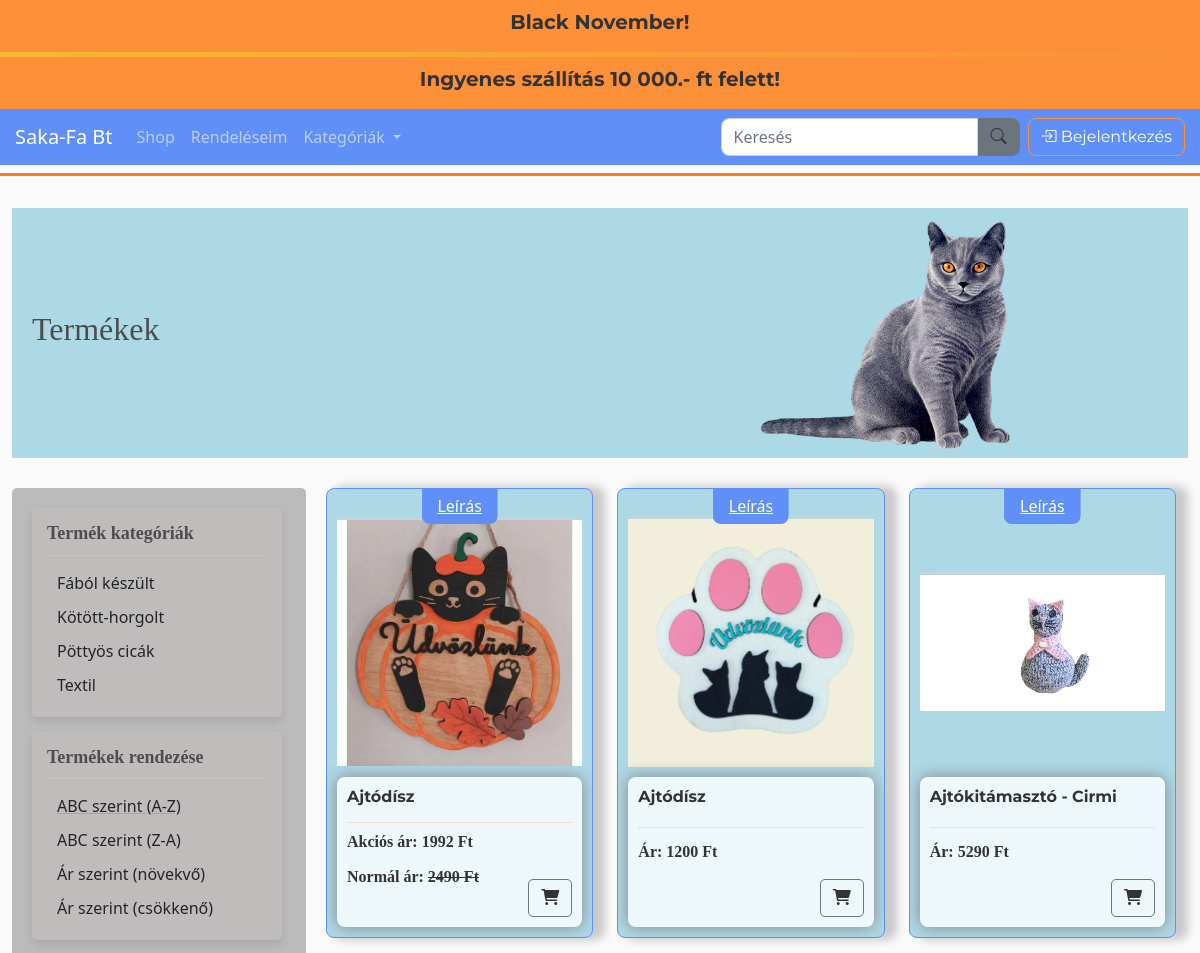
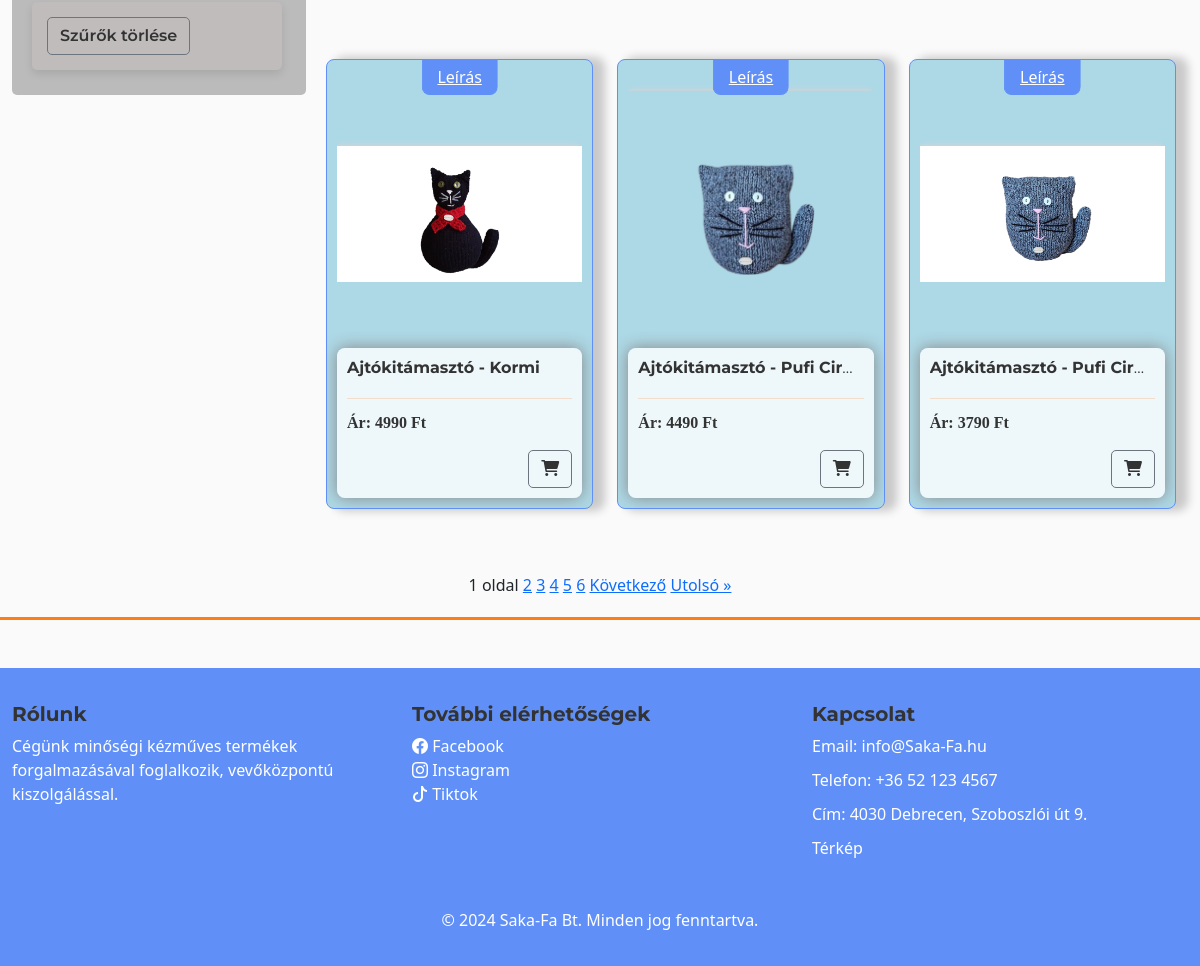
/store/, run on the app's committed database (2 pictures, top to bottom).
### store/models.py (models this page shows, shortened)
class TopBarText(models.Model):
    title = models.CharField(max_length=100, verbose_name="Cím")
    content = models.TextField(verbose_name="Szöveg")
    updated_at = models.DateTimeField(auto_now=True, verbose_name="Utolsó frissítés")
    class Meta:
        verbose_name = "Top Bar szöveg"
        verbose_name_plural = "Top Bar szövegek"

class Product(models.Model):
    CATEGORY_CHOICES = [
        ('option1', 'FÁBÓL KÉSZÜLT'),
        ('option2', 'KÖTÖTT-HORGOLT'),
        ('option3', 'PÖTTYÖSCICA'),
        ('option4', 'TEXTIL'),
    ]
    name = models.CharField(max_length=200)
    price = models.FloatField()
    discount_percentage = models.FloatField(default=0)  # Kedvezmény százalék mező
    image = models.ImageField(null=True, blank=True)
    description = models.TextField(blank=True)
    category = models.CharField(max_length=10, choices=CATEGORY_CHOICES, default='option1')
    class Meta:
        verbose_name = "Termék"
        verbose_name_plural = "Termékek"
    @property
    def imageURL(self):
        try:
            url = self.image.url
        except:
            url = ''
        return url
    @property
    def discounted_price(self):
        if self.discount_percentage > 0:
            discount_amount = (self.discount_percentage / 100) * self.price
            return round(self.price - discount_amount, 2)
        return self.price

### store/views.py (the view)
# urls.py: path('', include('store.urls')),
def store(request):
    cart_data = cartData(request)  # Kosár adatok lekérdezése
    cartItems = cart_data['cartItems']
    items = cart_data['items']
    cart_total = cart_data['cart_total']  # Kosár végösszegének lekérése
    sort_by = request.GET.get('sort_by', 'name')  # Alapértelmezett rendezés név szerint
    order = request.GET.get('order', 'asc')  # Alapértelmezett sorrend növekvő
    filter_categories = request.GET.getlist('filter_category', [])  # Több kategória támogatása
    products = Product.objects.all()
    if filter_categories:
        products = products.filter(category__in=filter_categories)
    if sort_by and order:
        if order == 'asc':
            products = products.order_by(sort_by)
        else:
            products = products.order_by(f'-{sort_by}')
    paginator = Paginator(products, 6)  # 6 termék oldalanként
    page_number = request.GET.get('page')
    products_page = paginator.get_page(page_number)
    context = {
        'products': products_page,
        'cartItems': cartItems,
        'items': items,
        'selected_categories': filter_categories,
        'sort_by': sort_by,
        'order': order,
        'cart_total': cart_total,  # Kosár végösszegének hozzáadása
    }
    return render(request, 'store/store.html', context)

### store/context_processors.py (called while the page is built)
def topbar_texts(request):
    return {
        'topbar_texts': TopBarText.objects.all()
    }

### store/templatetags/markdown_extras.py (called while the page is built)
@register.filter()
@stringfilter
def markdown(value):
    return md.markdown(value, extensions=['markdown.extensions.fenced_code'])

### store/templates/store/store.html (shortened to what this page needs)
{% extends "store/main.html" %}
{% load static %}
{% load markdown_extras %}
{% block content %}
<div class="title-banner">
    <div class="title-text-section">
        <h2>Termékek</h2>
    </div>
    <div class="image-section">
        <img src="{% static 'images/hamvas.png' %}" style="width:100%">
    </div>
</div>
<div class="container">
    <div class="row">
        <div class="left-column col-12 col-md-3">
            <div class="store-container">
                <form method="get" action=".">
                    <div class="sidebar-menu">
                        <h3>Termék kategóriák</h3>
                        <hr>
                        <ul class="custom-list">
                            <li onclick="toggleCategory(this, 'option1');" class="{% if 'option1' in selected_categories %}selected{% endif %}">
                                Fából készült
                            </li>
                            <li onclick="toggleCategory(this, 'option2');" class="{% if 'option2' in selected_categories %}selected{% endif %}">
                                Kötött-horgolt
                            </li>
                            <li onclick="toggleCategory(this, 'option3');" class="{% if 'option3' in selected_categories %}selected{% endif %}">
                                Pöttyös cicák
                            </li>
                            <li onclick="toggleCategory(this, 'option4');" class="{% if 'option4' in selected_categories %}selected{% endif %}">
                                Textil
                            </li>
                        </ul>
                    </div>
                    <div class="sidebar-menu">
                        <h3>Termékek rendezése</h3>
                        <hr>
                        <ul class="custom-list">
                            <li onclick="sortBy(this, 'name', 'asc');" class="{% if sort_by == 'name' and order == 'asc' %}selected{% endif %}">
                                ABC szerint (A-Z)
                            </li>
                            <li onclick="sortBy(this, 'name', 'desc');" class="{% if sort_by == 'name' and order == 'desc' %}selected{% endif %}">
                                ABC szerint (Z-A)
                            </li>
                            <li onclick="sortBy(this, 'price', 'asc');" class="{% if sort_by == 'price' and order == 'asc' %}selected{% endif %}">
                                Ár szerint (növekvő)
                            </li>
                            <li onclick="sortBy(this, 'price', 'desc');" class="{% if sort_by == 'price' and order == 'desc' %}selected{% endif %}">
                                Ár szerint (csökkenő)
                            </li>
                        </ul>
                    </div>
                    <div class="sidebar-menu">
                    <a href="{% url 'reset_filters' %}" class="btn btn-outline-secondary btn-checkbox">Szűrők törlése</a>
                    </div>
                </form>
            </div>
        </div>
        <div class="right-column col-12 col-md-9">
            <div class="row">
                {% for product in products %}
                <div class="col-12 col-md-6 col-lg-4 mb-4">
                    <div class="filter-card">
                        <div class="filter-card-img">
                            <a href="{% url 'product_detail' product.id %}">
                                <img class="thumbnail" src="{{ product.imageURL }}" alt="{{ product.name }}">
                            </a>
                        </div>
                        <div class="filter-card-description-trigger"> <a href="{% url 'product_detail' product.id %}">Leírás</a></div>
                        <div class="box-element">
                            <h6 class="product-name"><strong>{{ product.name }}</strong></h6>
                            <hr>
                            <button data-product="{{ product.id }}" data-action="add" class="btn btn-outline-secondary add-btn update-cart btn-bottom-right"><i class="fas fa-shopping-cart"></i></button>
                            <h4 style="display: inline-block; float: left;">
                                <div class="product">
                                    {% if product.discount_percentage > 0 %}
                                        <p>Akciós ár: <strong>{{ product.discounted_price|floatformat:0 }} Ft</strong></p>
                                        <p>Normál ár: <span style="text-decoration: line-through;">{{ product.price|floatformat:0 }} Ft</span></p>
                                    {% else %}
                                        <p>Ár: <strong>{{ product.price|floatformat:0 }} Ft</strong></p>
                                    {% endif %}
                                </div>
                            </h4><br>
                        </div>
                    </div>
                </div>
                {% endfor %}
            </div>
        </div>
    </div>
</div>
<div class="pagination">
    <span class="step-links">
        {% for num in products.paginator.page_range %}
            {% if products.number == num %}
                <span class="current">{{ num }} oldal</span>
            {% else %}
                <a href="?page={{ num }}&sort_by={{ sort_by }}&order={{ order }}&{% for cat in selected_categories %}filter_category={{ cat }}&{% endfor %}">{{ num }}</a>
            {% endif %}
        {% endfor %}
        {% if products.has_next %}
            <a href="?page={{ products.next_page_number }}&sort_by={{ sort_by }}&order={{ order }}&{% for cat in selected_categories %}filter_category={{ cat }}&{% endfor %}">Következő</a>
            <a href="?page={{ products.paginator.num_pages }}&sort_by={{ sort_by }}&order={{ order }}&{% for cat in selected_categories %}filter_category={{ cat }}&{% endfor %}">Utolsó &raquo;</a>
        {% endif %}
    </span>
</div>
{% endblock content %}

### store/templates/store/main.html (shortened to what this page needs)
<!DOCTYPE html>
{% load static %}
<html lang="hu">
<head>
    <link href="https://cdnjs.cloudflare.com/ajax/libs/bootstrap-icons/1.10.0/font/bootstrap-icons.min.css" rel="stylesheet">
    <link rel="stylesheet" href="https://cdnjs.cloudflare.com/ajax/libs/font-awesome/6.0.0-beta3/css/all.min.css">
    <link href="https://cdn.jsdelivr.net/npm/bootstrap@5.0.2/dist/css/bootstrap.min.css" rel="stylesheet">
    <link rel="stylesheet" type="text/css" href="{% static 'css/main.css' %}">
</head>
<body>
    <div class="TopBar">
        <div class="container">
            <div class="row">
                <div class="col-12">
                    <div class="custom-banner marquee">
                        {% for text in topbar_texts %}
                            <h4>{{ text.title }}</h4>
                        {% endfor %}
                    </div>
                </div>
                <div class="animated-divider"></div>
                <div class="col-12">
                    <div class="custom-banner marquee">
                        {% for text in topbar_texts %}
                            <h4>{{ text.content }}</h4>
                        {% endfor %}
                    </div>
                </div>
            </div>
        </div>
    </div>
    <nav class="navbar navbar-expand-lg navbar-dark bg-primary">
        <a class="navbar-brand" href="{% url 'index' %}">Saka-Fa Bt</a>
        <div class="collapse navbar-collapse" id="navbarSupportedContent">
            <ul class="navbar-nav me-auto">
                <li class="nav-item active">
                    <a class="nav-link" href="{% url 'store' %}">Shop<span class="sr-only">(current)</span></a>
                </li>
                <li class="nav-item active">
                    <a class="nav-link" href="{% url 'order_list' %}">Rendeléseim</a>
                </li>
                <li class="nav-item dropdown">
                    <a class="nav-link dropdown-toggle" href="#" id="navbarDropdown" role="button" data-bs-toggle="dropdown" aria-haspopup="true" aria-expanded="false">
                        Kategóriák
                    </a>
                </li>
            </ul>
            <form class="d-flex align-items-center my-2 my-lg-0" method="GET" action="{% url 'search' %}">
                <input class="form-control me-2" type="search" name="q" placeholder="Keresés" aria-label="Search">
                <button class="btn btn-secondary me-2 custom-button" type="submit"><i class="bi bi-search"></i></button>
            </form>
            <div class="d-flex align-items-center">
                <div class="user-status" style="display: flex; align-items: center;">
                    {% if user.is_authenticated %}
                        <p class="user"><i class="bi bi-person"></i>{{ user.username }}</p>
                        <form id="logout-form" method="POST" action="{% url 'logout' %}">
                            {% csrf_token %}
                            <button class="btn btn-outline-warning user-btn logout"><i class="bi bi-box-arrow-right"></i></button>
                        </form>
                    {% else %}
                        <a href="{% url 'login' %}" class="btn btn-outline-warning user-btn login"><i class="bi bi-box-arrow-in-right"></i> Bejelentkezés</a>
                    {% endif %}
                </div>
            </div>
        </div>
    </nav>
<div class="separator"></div>
<div class="container">
    <br>
    {% block content %}
    {% endblock content %}
</div>
<div class="separator"></div>
<footer class="footer  text-white mt-5 py-4">
    <div class="container">
        <div class="row">
            <div class="col-lg-4 col-md-6 mb-4">
                <h4>Rólunk</h4>
                <p>Cégünk minőségi kézműves termékek forgalmazásával foglalkozik, vevőközpontú kiszolgálással.</p>
            </div>
            <div class="col-lg-4 col-md-6 mb-4">
                <h4>További elérhetőségek</h4>
                <ul class="list-unstyled">
                    <i class="bi bi-facebook"></i>  <a href="https://www.facebook.com" target="_blank">Facebook</a>
                    <br><i class="bi bi-instagram"></i>  <a href="https://www.instagram.com" target="_blank">Instagram</a><br>
                    <i class="bi bi-tiktok"></i>  <a href="https://www.tiktok.com" target="_blank">Tiktok</a>
                </ul>
            </div>
            <div class="col-lg-4 col-md-6 mb-4">
                <h4>Kapcsolat</h4>
                <p>Email: info@Saka-Fa.hu</p>
                <p>Telefon: +36 52 123 4567</p>
                <p>Cím: 4030 Debrecen, Szoboszlói út 9.</p>
                <a href=https://maps.app.goo.gl/HWCYh1pYbSjcLcac6 target="_blank">Térkép</a>
            </div>
        </div>
        <div class="text-center mt-4">
            <p>&copy; 2024 Saka-Fa Bt. Minden jog fenntartva.</p>
        </div>
    </div>
</footer>
</body>
</html>

### data on the page
TopBarText: title "Black November!", content "Ingyenes szállítás 10 000.- ft felett!"
Product: imageURL (picture), name "Ajtódísz", discounted_price "1992", price "2490"
Product: imageURL (picture), name "Ajtódísz", price "1200"
Product: imageURL (picture), name "Ajtókitámasztó - Cirmi", price "5290"
Product: imageURL (picture), name "Ajtókitámasztó - Kormi", price "4990"
Product: imageURL (picture), name "Ajtókitámasztó - Pufi Cirmi", price "4490"
Product: imageURL (picture), name "Ajtókitámasztó - Pufi Cirmi", price "3790"

### other printed values
{{ num }} "1"
{{ num }} "2" "3" "4" "5" "6"
